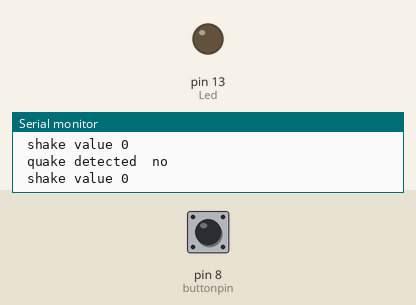
Simulated run of this sketch. Board: Arduino Uno, built with avr-gcc and run on an emulated ATmega328P. On the bench: output pins drawn as LEDs (lit = HIGH), the last lines printed to the serial monitor. Dashed ring = blinking. The test bench sets the inputs (shaded band); at power-on: pin 8 (buttonpin) LOW.

Above: at 1.2 s.
1.3 s: pin 8 (buttonpin) pulled HIGH for 0.15 s
At 1.43 s:
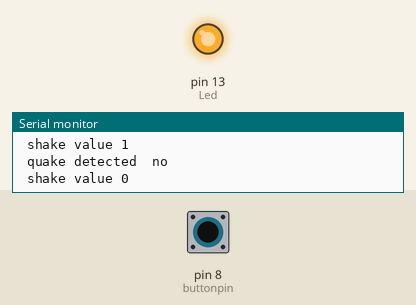
3.0 s: pin 8 (buttonpin) pulled HIGH for 3.2 s
At 7.4 s:
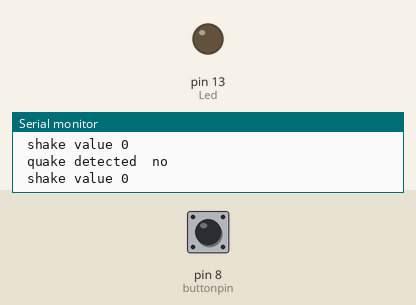
7.7 s: pin 8 (buttonpin) pulsed HIGH 5 times (0.12 s each, 0.3 s apart)
At 7.84 s:
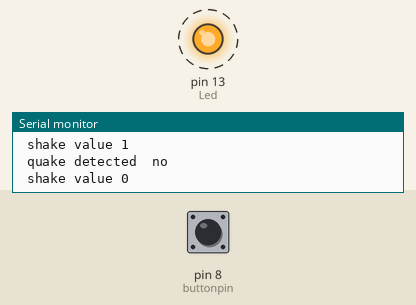
10.7 s: pin 8 (buttonpin) pulled HIGH for 1 s
At 13.0 s:
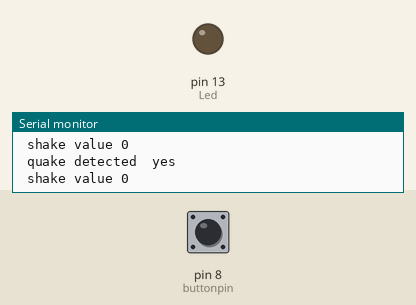
Timing chart, 0 to 14.5 s (numbered marks = the images above; inputs shaded):
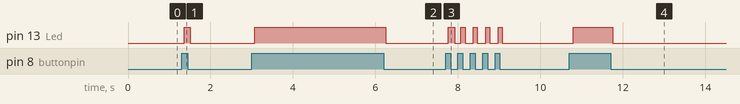

Measured:
- after the input at 1.3 s, pin 13 (Led): LOW → HIGH after 0.06 s, → LOW 0.15 s later
- after the input at 3.0 s, pin 13 (Led): LOW → HIGH after 0.08 s, → LOW 3.2 s later
- after the input at 7.7 s, pin 13 (Led): alternates HIGH for 0.10 s and LOW for 0.20 s, 10 changes in all, then stays LOW, starting after 0.07 s
- after the input at 10.7 s, pin 13 (Led): LOW → HIGH after 0.10 s, → LOW 0.96 s later

The sketch:

quakedetect.ino
```cpp
int Led = 13; // define LED Interface
int buttonpin = 8; // define the tilt switch sensor interfaces
int val; // define numeric variables val
int shake = 0;
int prev = 0;
int zsum = 0;
int ssum = 0;

void setup () {
pinMode(Led, OUTPUT); // define LED as output interface
pinMode(buttonpin, INPUT); // define the output interface tilt switch sensor
Serial.begin(115200);
}

void loop () {
val = digitalRead(buttonpin); // digital interface will be assigned a value of 3 to read val

delay(50);

// When the tilt sensor detects a signal when the switch, LED flashes
if (val == HIGH) {
digitalWrite(Led, HIGH);

if (prev == 0) {
  shake = 1;
} else {
  shake = 0;
}

prev = 1;

}
else {
digitalWrite(Led, LOW);
if (prev == 1) {
  shake = 1;
} else {
  shake = 0;
}
prev = 0;
}

if (shake == 0) {
  zsum++;
} else {
  zsum = 0;
  ssum++;
}

if (zsum == 50) {
  ssum = 0;
  zsum = 0;
}

  Serial.print(" quake detected ");
  if (ssum > 10)
  { Serial.print(" yes ");
  }
  else {
    Serial.print(" no ");
  }
  Serial.println(" ");
  Serial.print(" shake value ");
  Serial.print(shake);
  Serial.println(" ");


}
```
